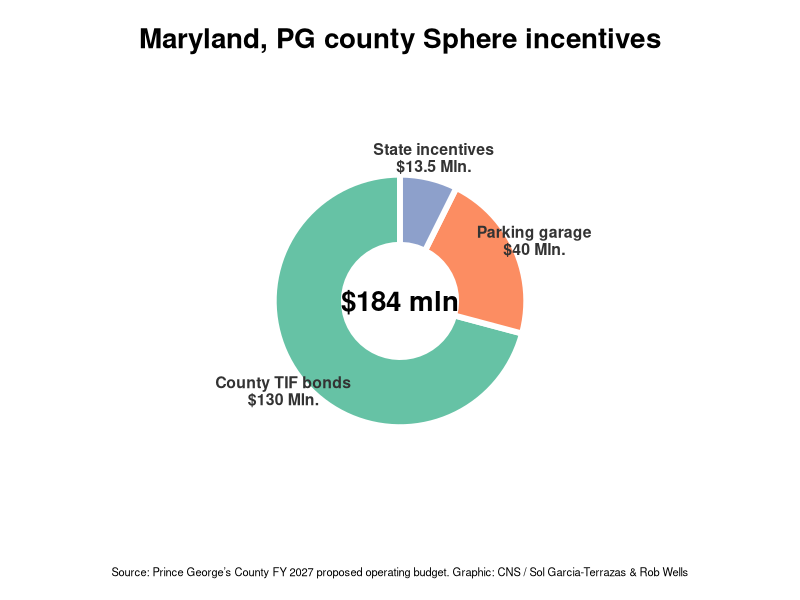
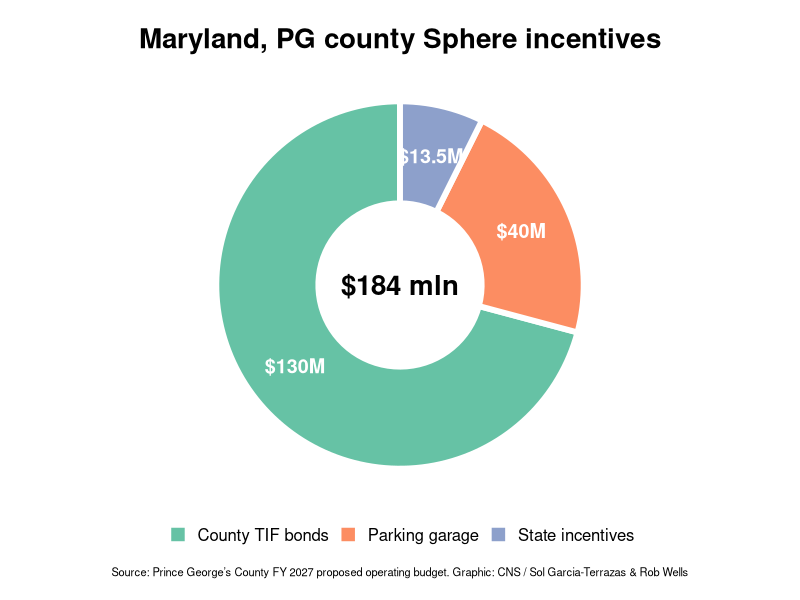
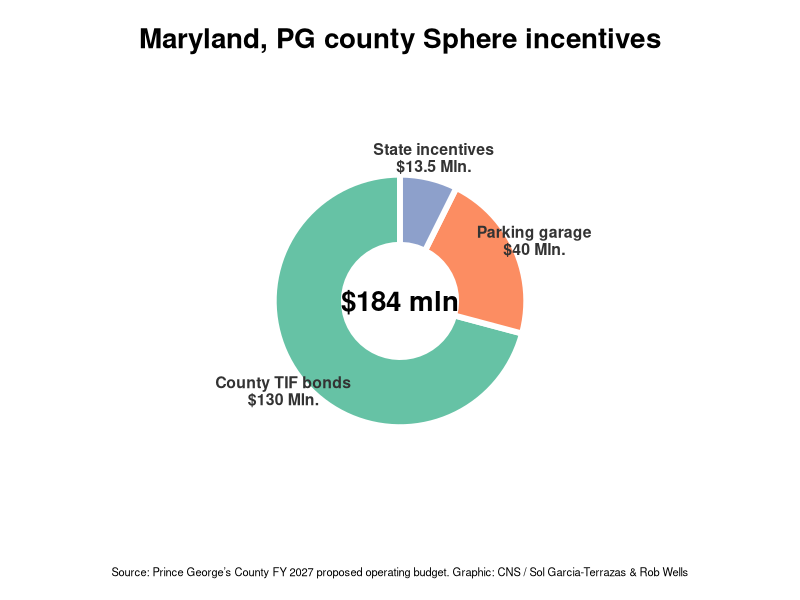
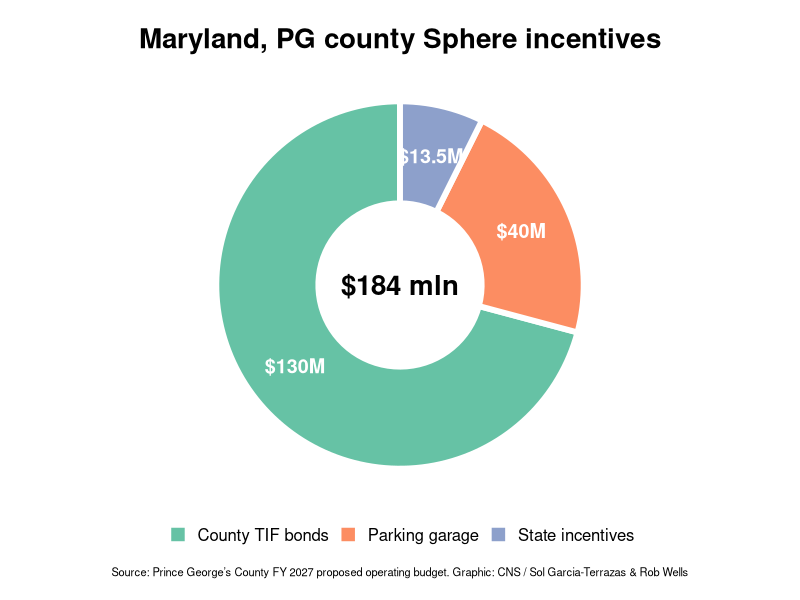

Reproduce these figures in R, in order.
## ---- chunk 1
library(tidyverse)
## ---- chunk 2
sphere <- read_csv("sphere_all_categories.csv", skip = 1)

graphic_data <- sphere %>%
  filter(include_combined_pie == TRUE) %>%
  mutate(
    category = case_when(
      category == "County TIF financing" ~ "County TIF",
      category == "County parking garage" ~ "Parking garage",
      category == "State incentive package" ~ "State incentives",
      category == "Peterson land discount" ~ "Land discount*",
      TRUE ~ category
    ),
    label = paste0(category, "\n$", amount_millions, "M")
  )
## ---- chunk 3

graphic2 <- sphere %>%
  filter(include_combined_pie == TRUE) %>%
  mutate(
    category = case_when(
      category == "County TIF financing" ~ "County TIF bonds",
      category == "County parking garage" ~ "Parking garage",
      category == "State incentive package" ~ "State incentives",
      TRUE ~ category
    ),
    label = paste0(category, "\n$", amount_millions, "million")
  ) |> 
  filter(!category=="Peterson land discount")
## ---- chunk 4

graphic3 <- sphere %>%
  filter(include_combined_pie == TRUE) %>%
  mutate(
    category = case_when(
      category == "County TIF financing" ~ "County TIF bonds",
      category == "County parking garage" ~ "Parking garage",
      category == "State incentive package" ~ "State incentives",
      TRUE ~ category
    ),
    label = paste0(category, "\n$", amount_millions, "million")
  ) 
## ---- chunk 5
ggplot(graphic2, aes(x = 2, y = amount_millions, fill = category)) +

  geom_col(
    width = 1,
    color = "white",
    linewidth = 2,
    show.legend = FALSE # Hides the legend
  ) +

  coord_polar(theta = "y") +
  
  # Expanded outer limit to accommodate multi-line category labels
  xlim(0.7, 3.5) + 

  # Combine Category and Amount into a single outside label
  geom_text(
    aes(
      x = 2.8, 
      label = paste0(category, "\n$", amount_millions, " Mln.")
    ),
    position = position_stack(vjust = 0.5),
    color = "grey20",
    fontface = "bold",
    size = 4,
    lineheight = 0.9 # Controls spacing between category and amount lines
  ) +

  # Center summary text
  annotate(
    "text",
    x = 0.7,
    y = 0,
    label = "$184 mln",
    fontface = "bold",
    size = 7
  ) +

  labs(
    title = "Maryland, PG county Sphere incentives",
    caption = "Source: Prince George’s County FY 2027 proposed operating budget. Graphic: CNS / Sol Garcia-Terrazas & Rob Wells"
  ) +

  scale_fill_brewer(palette = "Set2") +

  theme_void() +

  theme(
    plot.title = element_text(
      size = 20,
      face = "bold",
      hjust = 0.5
    ),
    plot.caption = element_text(
      size = 8,
      hjust = 0.5,
      margin = margin(t = 15)
    ),
    plot.margin = margin(15, 15, 15, 15)
  )

ggsave(
  "sphere_incentives_rsw.png",
  width = 8,
  height = 8,
  dpi = 300,
  bg = "white"
)
## ---- chunk 6

ggplot(graphic2,
       aes(x = 2, y = amount_millions, fill = category)) +

  geom_col(
    width = 1,
    color = "white",
    linewidth = 2
  ) +

  coord_polar(theta = "y") +
  xlim(0.7, 2.5) +

  # Just put the dollar amount inside each slice
  geom_text(
    aes(label = paste0("$", amount_millions, "M")),
    position = position_stack(vjust = 0.5),
    color = "white",
    fontface = "bold",
    size = 5
  ) +

  # Simple center
  annotate(
    "text",
    x = 0.7,
    y = 0,
    label = "$184 mln",
    fontface = "bold",
    size = 7
  ) +

  labs(
    title = "Maryland, PG county Sphere incentives",
    fill = NULL,
    caption = "Source: Prince George’s County FY 2027 proposed operating budget. Graphic: CNS / Sol Garcia-Terrazas & Rob Wells"
  ) +

  scale_fill_brewer(palette = "Set2") +

  theme_void() +

  theme(
    plot.title = element_text(
      size = 20,
      face = "bold",
      hjust = 0.5
    ),
    legend.position = "bottom",
    legend.text = element_text(size = 12),
    plot.caption = element_text(
      size = 8,
      hjust = 0.5,
      margin = margin(t = 15)
    ),
    plot.margin = margin(15, 15, 15, 15)
  )

ggsave(
  "sphere_incentives_simple.png",
  width = 7,
  height = 7,
  dpi = 300,
  bg = "white"
)
